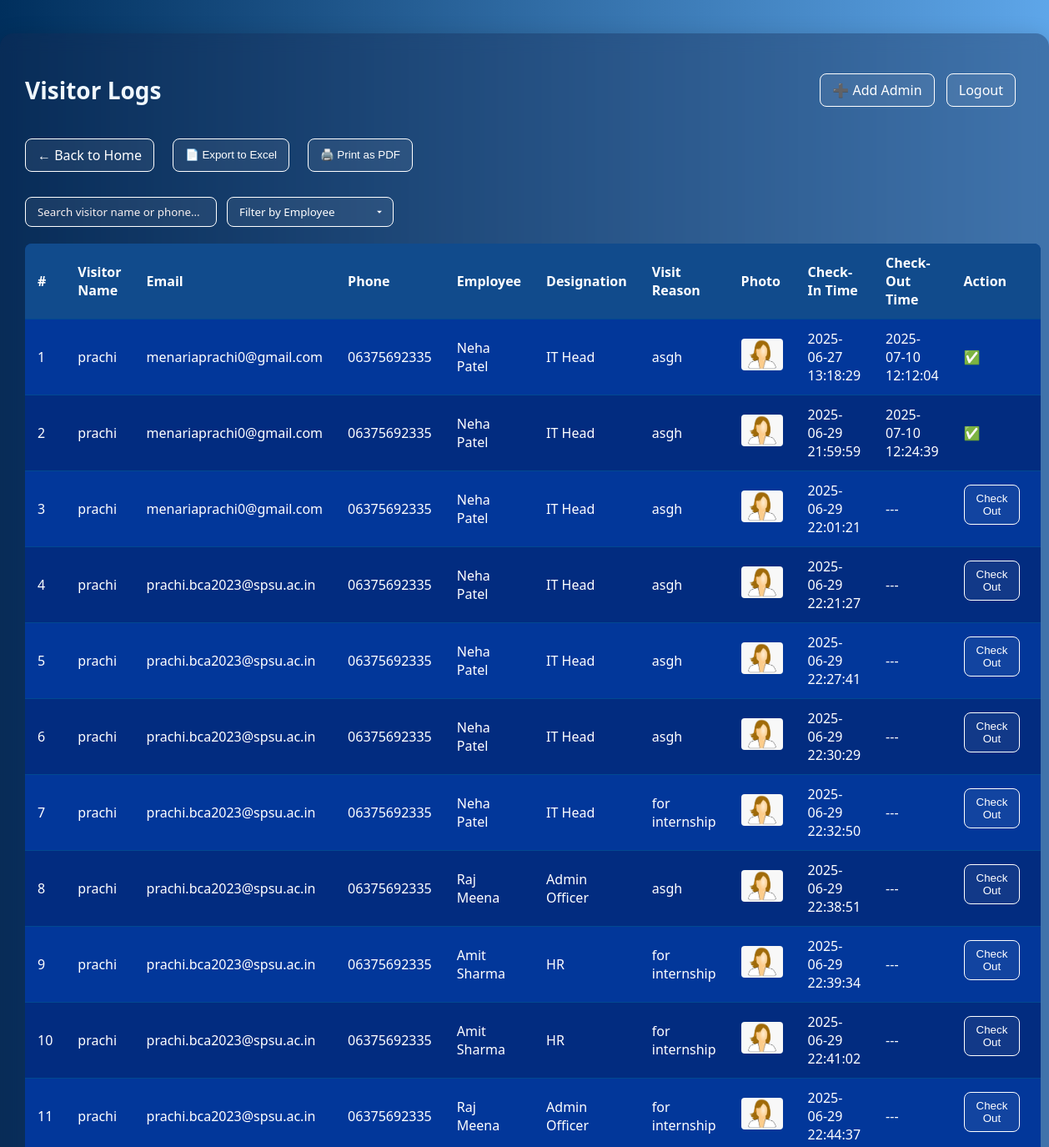
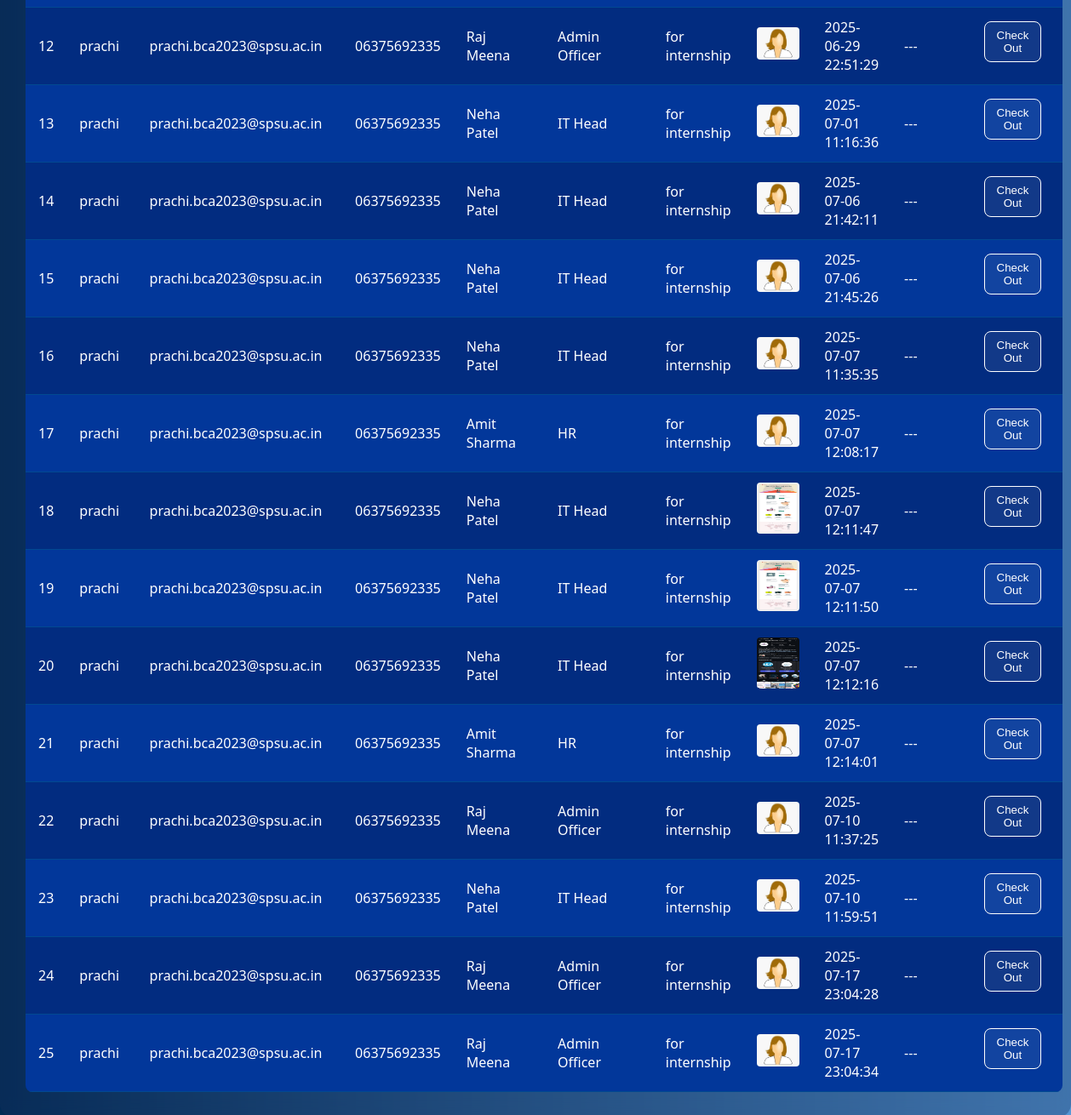
Screenshot of /admin (signed in) with the database file from the repository (2 pictures, top to bottom).
### tables this page shows
CREATE TABLE visitors (
    id INTEGER PRIMARY KEY AUTOINCREMENT,
    name TEXT NOT NULL,
    email TEXT,
    phone TEXT,
    employee_id INTEGER,
    visit_reason TEXT,
    photo TEXT,
    checkin_time TEXT,
    timestamp DATETIME DEFAULT CURRENT_TIMESTAMP
, checkout_time TEXT);

CREATE TABLE employees (
    id INTEGER PRIMARY KEY AUTOINCREMENT,
    name TEXT NOT NULL,
    designation TEXT NOT NULL,
    email TEXT NOT NULL
);

### app.py (the view)
@app.route('/admin')
@login_required
def admin():
    conn = sqlite3.connect('database/visitors.db')
    conn.row_factory = sqlite3.Row
    c = conn.cursor()
    c.execute("""
        SELECT v.*, e.name AS employee_name, e.designation
        FROM visitors v
        LEFT JOIN employees e ON v.employee_id = e.id
    """)
    visitors = c.fetchall()
    c.execute("SELECT DISTINCT name FROM employees")
    employees = [row[0] for row in c.fetchall()]
    conn.close()
    return render_template('admin.html', visitors=visitors, employees=employees)

### app.py (called while the page is built)
@login_manager.user_loader
def load_user(admin_id):
    conn = sqlite3.connect('database/visitors.db')
    c = conn.cursor()
    c.execute("SELECT rowid, username FROM admins WHERE rowid = ?", (admin_id,))
    result = c.fetchone()
    conn.close()
    if result:
        return Admin(result[0], result[1])
    return None

### templates/admin.html (shortened to what this page needs)
<!DOCTYPE html>
<html lang="en">
<head>
  <link rel="stylesheet" href="{{ url_for('static', filename='css/admin.css') }}">
</head>
<body>
  <div class="admin-container">
    <header>
      <h1>Visitor Logs</h1>
      <div>
        <a href="{{ url_for('register_admin') }}" class="custom-admin-btn">➕ Add Admin</a>
        <a href="/logout" class="logout-btn">Logout</a>
      </div>
    </header>
    <div class="actions">
      <a href="{{ url_for('welcome') }}" class="glassy-btn">← Back to Home</a>
      <button onclick="exportTableToExcel()" class="glassy-btn">📄 Export to Excel</button>
      <button onclick="printAsPDF()" class="glassy-btn">🖨️ Print as PDF</button>
    </div>
    <div class="filters">
      <input type="text" id="searchInput" placeholder="Search visitor name or phone...">
      <select id="employeeFilter">
        <option value="">Filter by Employee</option>
      </select>
    </div>
<table class="visitor-log-table">
  <thead>
    <tr>
      <th>#</th>
      <th>Visitor Name</th>
      <th>Email</th>
      <th>Phone</th>
      <th>Employee</th>
      <th>Designation</th>
      <th>Visit Reason</th>
      <th>Photo</th>
      <th>Check-In Time</th>
      <th>Check-Out Time</th>
      <th>Action</th>
    </tr>
  </thead>
  <tbody>
    {% for visitor in visitors %}
    <tr>
      <td>{{ loop.index }}</td>
      <td>{{ visitor.name }}</td>
      <td>{{ visitor.email }}</td>
      <td>{{ visitor.phone }}</td>
      <td>{{ visitor.employee_name }}</td>
      <td>{{ visitor.designation }}</td>
      <td>{{ visitor.visit_reason }}</td>
      <td><img src="{{ url_for('static', filename=visitor.photo) }}" width="50"></td>
      <td>{{ visitor.checkin_time }}</td>
      <td>
        {% if visitor.checkout_time %}
          {{ visitor.checkout_time }}
        {% else %}
          ---
        {% endif %}
      </td>
      <td>
        {% if not visitor.checkout_time %}
        <form method="POST" action="{{ url_for('checkout_visitor', visitor_id=visitor.id) }}">
          <button type="submit">Check Out</button>
        </form>
        {% else %}
          ✅
        {% endif %}
      </td>
    </tr>
    {% endfor %}
  </tbody>
</table>
</div>
</body>
</html>

### static/CSS/admin.css (style rules this page uses)
body { margin: 0; padding: 0; font-family: 'Segoe UI', sans-serif; background: linear-gradient(to right, #002f5d, #5ea6e9); color: #fff; min-height: 100vh; }
.admin-container { max-width: 1200px; margin: 40px auto; background: rgba(20, 40, 80, 0.4); padding: 30px; border-radius: 16px; backdrop-filter: blur(10px); box-shadow: 0 8px 30px rgba(0, 0, 0, 0.2); }
header { display: flex; justify-content: space-between; align-items: center; margin-bottom: 20px; }
header h1 { font-size: 28px; color: #f0f8ff; }
.custom-admin-btn, .logout-btn, .glassy-btn, button { background-color: #ffffff10; color: white; padding: 8px 14px; border: 1px solid white; border-radius: 8px; font-weight: 500; text-decoration: none; transition: background 0.3s ease, color 0.3s ease; margin-right: 10px; margin-bottom: 10px; cursor: pointer; }
.actions { display: flex; flex-wrap: wrap; gap: 12px; margin-bottom: 20px; }
.filters { display: flex; flex-wrap: wrap; gap: 12px; margin-bottom: 20px; }
.filters input, .filters select { background-color: #ffffff10; color: white; padding: 8px 14px; border: 1px solid white; border-radius: 8px; font-weight: 500; font-family: 'Segoe UI', sans-serif; transition: background 0.3s ease, color 0.3s ease; outline: none; min-width: 200px; appearance: none; }
.filters input::placeholder { color: #f7f0f0; }
.filters select { background-repeat: no-repeat; background-position-x: 95%; background-position-y: center; background-size: 14px; padding-right: 30px; }
table { width: 100%; border-collapse: collapse; background-color: rgba(255, 255, 255, 0.05); border-radius: 10px; overflow: hidden; }
th, td { padding: 12px 15px; text-align: left; border-bottom: 1px solid rgba(255, 255, 255, 0.2); }
th { background-color: rgba(0, 0, 0, 0.2); }
img { border-radius: 4px; max-height: 60px; }
.visitor-log-table { width: 100%; border-collapse: collapse; background-color: rgb(2, 55, 154); border-radius: 8px; overflow: hidden; }
.visitor-log-table th, .visitor-log-table td { padding: 12px 15px; text-align: left; border-bottom: 1px solid #024991; }
.visitor-log-table th { background-color: #114B8C; color: white; }
.visitor-log-table tr:nth-child(even) { background-color: #022c80; }

### rows the page displays
visitors: name "prachi", email "menariaprachi0@gmail.com", phone "06375692335", employee_name "Neha Patel", designation "IT Head", visit_reason "asgh", photo (picture), checkin_time "2025-06-27 13:18:29", checkout_time "2025-07-10 12:12:04"
visitors: name "prachi", email "menariaprachi0@gmail.com", phone "06375692335", employee_name "Neha Patel", designation "IT Head", visit_reason "asgh", photo (picture), checkin_time "2025-06-29 21:59:59", checkout_time "2025-07-10 12:24:39"
visitors: name "prachi", email "menariaprachi0@gmail.com", phone "06375692335", employee_name "Neha Patel", designation "IT Head", visit_reason "asgh", photo (picture), checkin_time "2025-06-29 22:01:21"
visitors: name "prachi", email "prachi.bca2023@spsu.ac.in", phone "06375692335", employee_name "Neha Patel", designation "IT Head", visit_reason "asgh", photo (picture), checkin_time "2025-06-29 22:21:27"
visitors: name "prachi", email "prachi.bca2023@spsu.ac.in", phone "06375692335", employee_name "Neha Patel", designation "IT Head", visit_reason "asgh", photo (picture), checkin_time "2025-06-29 22:27:41"
visitors: name "prachi", email "prachi.bca2023@spsu.ac.in", phone "06375692335", employee_name "Neha Patel", designation "IT Head", visit_reason "asgh", photo (picture), checkin_time "2025-06-29 22:30:29"
visitors: name "prachi", email "prachi.bca2023@spsu.ac.in", phone "06375692335", employee_name "Neha Patel", designation "IT Head", visit_reason "for internship", photo (picture), checkin_time "2025-06-29 22:32:50"
visitors: name "prachi", email "prachi.bca2023@spsu.ac.in", phone "06375692335", employee_name "Raj Meena", designation "Admin Officer", visit_reason "asgh", photo (picture), checkin_time "2025-06-29 22:38:51"
visitors: name "prachi", email "prachi.bca2023@spsu.ac.in", phone "06375692335", employee_name "Amit Sharma", designation "HR", visit_reason "for internship", photo (picture), checkin_time "2025-06-29 22:39:34"
visitors: name "prachi", email "prachi.bca2023@spsu.ac.in", phone "06375692335", employee_name "Amit Sharma", designation "HR", visit_reason "for internship", photo (picture), checkin_time "2025-06-29 22:41:02"
visitors: name "prachi", email "prachi.bca2023@spsu.ac.in", phone "06375692335", employee_name "Raj Meena", designation "Admin Officer", visit_reason "for internship", photo (picture), checkin_time "2025-06-29 22:44:37"
visitors: name "prachi", email "prachi.bca2023@spsu.ac.in", phone "06375692335", employee_name "Raj Meena", designation "Admin Officer", visit_reason "for internship", photo (picture), checkin_time "2025-06-29 22:51:29"
visitors: name "prachi", email "prachi.bca2023@spsu.ac.in", phone "06375692335", employee_name "Neha Patel", designation "IT Head", visit_reason "for internship", photo (picture), checkin_time "2025-07-01 11:16:36"
visitors: name "prachi", email "prachi.bca2023@spsu.ac.in", phone "06375692335", employee_name "Neha Patel", designation "IT Head", visit_reason "for internship", photo (picture), checkin_time "2025-07-06 21:42:11"
visitors: name "prachi", email "prachi.bca2023@spsu.ac.in", phone "06375692335", employee_name "Neha Patel", designation "IT Head", visit_reason "for internship", photo (picture), checkin_time "2025-07-06 21:45:26"
visitors: name "prachi", email "prachi.bca2023@spsu.ac.in", phone "06375692335", employee_name "Neha Patel", designation "IT Head", visit_reason "for internship", photo (picture), checkin_time "2025-07-07 11:35:35"
visitors: name "prachi", email "prachi.bca2023@spsu.ac.in", phone "06375692335", employee_name "Amit Sharma", designation "HR", visit_reason "for internship", photo (picture), checkin_time "2025-07-07 12:08:17"
visitors: name "prachi", email "prachi.bca2023@spsu.ac.in", phone "06375692335", employee_name "Neha Patel", designation "IT Head", visit_reason "for internship", photo (picture), checkin_time "2025-07-07 12:11:47"
visitors: name "prachi", email "prachi.bca2023@spsu.ac.in", phone "06375692335", employee_name "Neha Patel", designation "IT Head", visit_reason "for internship", photo (picture), checkin_time "2025-07-07 12:11:50"
visitors: name "prachi", email "prachi.bca2023@spsu.ac.in", phone "06375692335", employee_name "Neha Patel", designation "IT Head", visit_reason "for internship", photo (picture), checkin_time "2025-07-07 12:12:16"
visitors: name "prachi", email "prachi.bca2023@spsu.ac.in", phone "06375692335", employee_name "Amit Sharma", designation "HR", visit_reason "for internship", photo (picture), checkin_time "2025-07-07 12:14:01"
visitors: name "prachi", email "prachi.bca2023@spsu.ac.in", phone "06375692335", employee_name "Raj Meena", designation "Admin Officer", visit_reason "for internship", photo (picture), checkin_time "2025-07-10 11:37:25"
visitors: name "prachi", email "prachi.bca2023@spsu.ac.in", phone "06375692335", employee_name "Neha Patel", designation "IT Head", visit_reason "for internship", photo (picture), checkin_time "2025-07-10 11:59:51"
visitors: name "prachi", email "prachi.bca2023@spsu.ac.in", phone "06375692335", employee_name "Raj Meena", designation "Admin Officer", visit_reason "for internship", photo (picture), checkin_time "2025-07-17 23:04:28"
visitors: name "prachi", email "prachi.bca2023@spsu.ac.in", phone "06375692335", employee_name "Raj Meena", designation "Admin Officer", visit_reason "for internship", photo (picture), checkin_time "2025-07-17 23:04:34"
